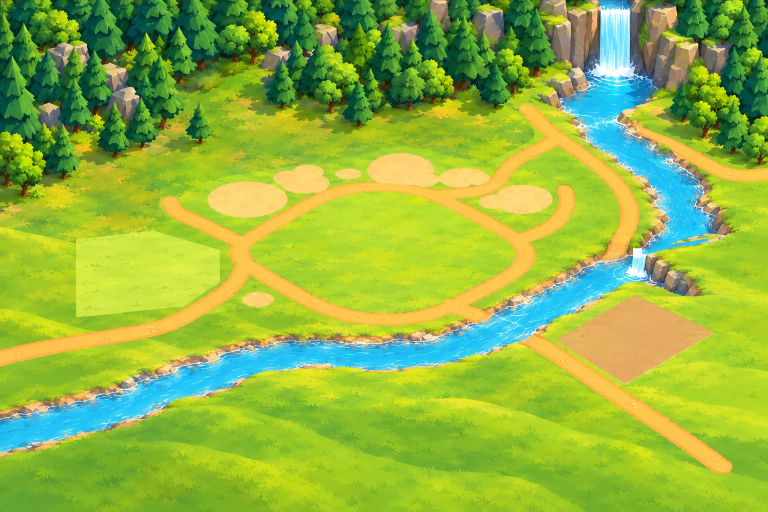
#> input picture art/backdrop/painted-v1.webp, 1536 x 1024 px (shown at 1/2 size)
$ python -i water-map.py   (imports and definitions only)
#> lines starting #> are read from the running program, lines starting #| are printed output that depends on the picture; after the words box and inside, x2 and y2 are one past the last pixel; in counts of white or black regions, pixels touching at a corner belong together
# Makes the maps the backdrop's water shader reads (see backdrop.js), from the painted backdrop:
#
#   water map (RGB, same frame as the painting):
#     R, G  0.5 + 0.5 * m * (cos, sin) of where the pixel is along the flow, at a period of PERIOD pixels of calm
#           river: half the time water takes to get there from the top of the waterfall less half the time it takes
#           from there to where the river leaves the picture. Along the river that is the time from the top (less a
#           constant); in a wide pool it runs from where the water comes in to where it goes out, and a bay off to
#           the side, which the water reaches late and leaves late, barely moves. m is how far the pixel is into the
#           water, from 0 at the bank to 1 EDGE pixels in: the shader eases the water's movement in over that.
#     B     0.5 + 0.5 * across: -1 on one bank, 0 mid-stream, 1 on the other bank.
#   noise (RGB, 256 square, tiles): three smooth noises the shader streaks along the flow.
#
#   python3 water-map.py painted-v1.webp ../../public/backdrop-water.png ../../public/water-noise.png [debug.png]
import sys

import numpy as np
from PIL import Image
from scipy import ndimage
from scipy.sparse import coo_matrix
from scipy.sparse.csgraph import dijkstra

PERIOD = 512  # pixels of calm river per turn of the along-flow phase; the shader's noise repeats a whole number of times in it
# How many pixels in from a bank the water moves fully. Nearer the bank it eases off, so that the edge, coarser in
# this map than in the upscaled painting, does not show in steps.
EDGE = 5

# Where the water is fast and falls straight down, in painting pixels: [x0, y0, x1, y1].
MAIN_FALL = [1195, 0, 1266, 132]
# The small fall, from its top down to its foot, [(x, y) round it]: its top is level on the left and runs steeply
# down its lip on the right, from the middle to the corner of the rocks (`lip` in BACKDROP, src/three/backdrop.js);
# above it the river runs flat to the edge. Its left side runs down and to the left from its top corner. It is
# CURTAIN in fix-v1.py, which draws it.
SIDE_FALL = [(1270.2, 496.3), (1294, 510.9), (1294.4, 513.1), (1287.5, 543.4), (1283.2, 545.7), (1259.4, 540.1),
             (1255.5, 536.7), (1255.5, 531.1), (1258.3, 524.4), (1261.5, 516.5), (1263, 510.9), (1266.9, 499.7)]
FALL_SPEED = 5.0
# A pixel of each body of water to keep: the river, the main fall.
SEEDS = [(600, 720), (1230, 60)]


def water_mask(rgb):
    r, g, b = (rgb[..., i].astype(float) for i in range(3))
    blue = (b > 170) & (b - r > 50) & (b >= g - 12)
    foam = (r > 195) & (g > 215) & (b > 225) & (b >= r)
    water = ndimage.binary_closing(blue | foam, iterations=2)
    water = ndimage.binary_fill_holes(water)
    labels, _ = ndimage.label(water)
    keep = {labels[y, x] for x, y in SEEDS} - {0}
    return np.isin(labels, list(keep))


def polygon(shape, points):
    from PIL import ImageDraw

    m = Image.new('L', (shape[1], shape[0]), 0)
    ImageDraw.Draw(m).polygon(points, fill=255)
    return np.array(m) > 0


def box(shape, x0, y0, x1, y1):
    m = np.zeros(shape, bool)
    m[y0:y1, x0:x1] = True
    return m


def travel_time(water, slowness, sources):
    """Shortest time from `sources` to each water pixel, stepping between neighbours (8 ways)."""
    h, w = water.shape
    idx = -np.ones((h, w), int)
    ys, xs = np.nonzero(water)
    idx[ys, xs] = np.arange(len(ys))
    rows, cols, cost = [], [], []
    for dy, dx in [(0, 1), (1, 0), (1, 1), (1, -1)]:
        y2, x2 = ys + dy, xs + dx
        ok = (y2 < h) & (x2 >= 0) & (x2 < w)
        ok[ok] &= water[y2[ok], x2[ok]]
        a = idx[ys[ok], xs[ok]]
        b = idx[y2[ok], x2[ok]]
        step = np.hypot(dy, dx)
        rows.append(a)
        cols.append(b)
        cost.append(step * 0.5 * (slowness[ys[ok], xs[ok]] + slowness[y2[ok], x2[ok]]))
    n = len(ys)
    graph = coo_matrix((np.concatenate(cost), (np.concatenate(rows), np.concatenate(cols))), shape=(n, n)).tocsr()
    src = idx[sources & water]
    t = dijkstra(graph, directed=False, indices=src, min_only=True)
    out = np.full(water.shape, np.nan)
    out[ys, xs] = t
    return out


def tile_noise(size, freq, seed):
    """Smooth noise that tiles, with features about size / freq across."""
    rng = np.random.default_rng(seed)
    f = np.fft.fft2(rng.standard_normal((size, size)))
    k = np.hypot(*np.meshgrid(np.fft.fftfreq(size) * size, np.fft.fftfreq(size) * size))
    n = np.real(np.fft.ifft2(f * np.exp(-((k / freq) ** 2))))
    n = (n - n.mean()) / n.std()
    return np.clip(0.5 + n * 0.18, 0, 1)


def main(painting, out_water, out_noise, debug=None):
#> called with painting = 'painted-v1.webp', out_water = 'out.png', out_noise = 'out1.png'
    rgb = np.array(Image.open(painting).convert('RGB'))
#> rgb is the input picture: shape (1024, 1536, 3); mean R, G, B 145, 180.4, 64.4
    h, w = rgb.shape[:2]
#> h = 1024; w = 1536
    water = water_mask(rgb)
#> in water_mask, `blue = (b > 170) & (b - r > 50) & (b >= g - 12)`:
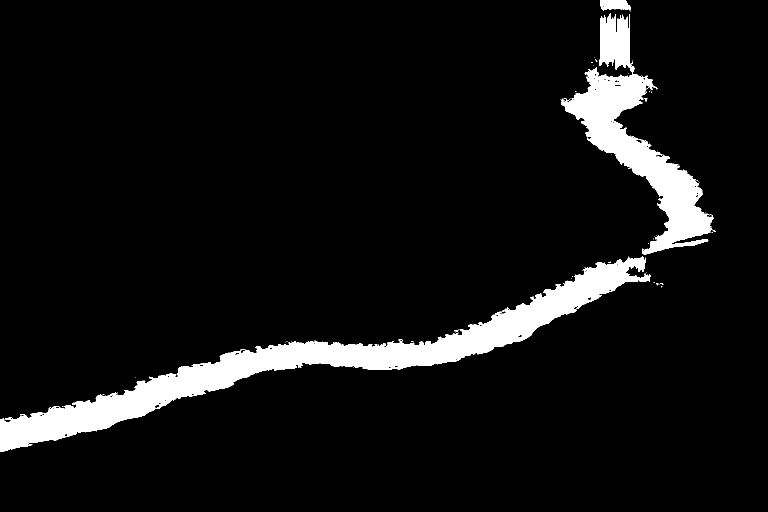
#> blue: shape (1024, 1536) bool (shown at 1/2 size); 7.1% white; 87 white regions (84 under 20 px), largest, box (x1, y1, x2, y2) and area: (0, 512, 1302, 904) 71715, (1122, 27, 1428, 509) 38874, (1200, 0, 1261, 21) 1024
#> in water_mask, `foam = (r > 195) & (g > 215) & (b > 225) & (b >= r)`: foam: shape (1024, 1536) bool; 0.39% white; 480 white regions (447 under 20 px), largest, box (x1, y1, x2, y2) and area: (1183, 111, 1269, 155) 1626, (1200, 12, 1260, 65) 1113, (1251, 528, 1294, 556) 523
#> in water_mask, `water = ndimage.binary_closing(blue | foam, iterations=2)`: water: shape (1024, 1536) bool; 7.6% white; 24 white regions (23 under 20 px), largest, box (x1, y1, x2, y2) and area: (2, 2, 1432, 904) 120130
#> in water_mask, `water = ndimage.binary_fill_holes(water)`: water: shape (1024, 1536) bool; 7.7% white; 24 white regions (23 under 20 px), largest, box (x1, y1, x2, y2) and area: (2, 2, 1432, 904) 120559
#> in water_mask, `labels, _ = ndimage.label(water)`:
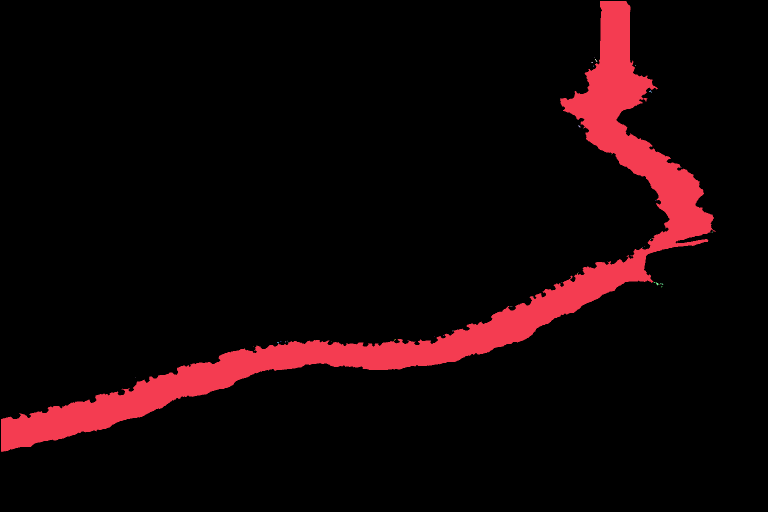
#> labels: shape (1024, 1536) int32 (shown at 1/2 size); 62 distinct labels, from 0 to 61; one colour per label, 0 black
#> in water_mask, `keep = {labels[y, x] for x, y in SEEDS} - {0}`: keep = 1 item
#> in water_mask, `return np.isin(labels, list(keep))`: returned value: shape (1024, 1536) bool; 7.7% white; 1 white region, box (x1, y1, x2, y2) and area: (2, 2, 1432, 904) 120496

    # Distance to the nearest bank, and the river's half width round about.
    dist, near = ndimage.distance_transform_edt(water, return_indices=True)
    half = ndimage.grey_dilation(dist, size=41)
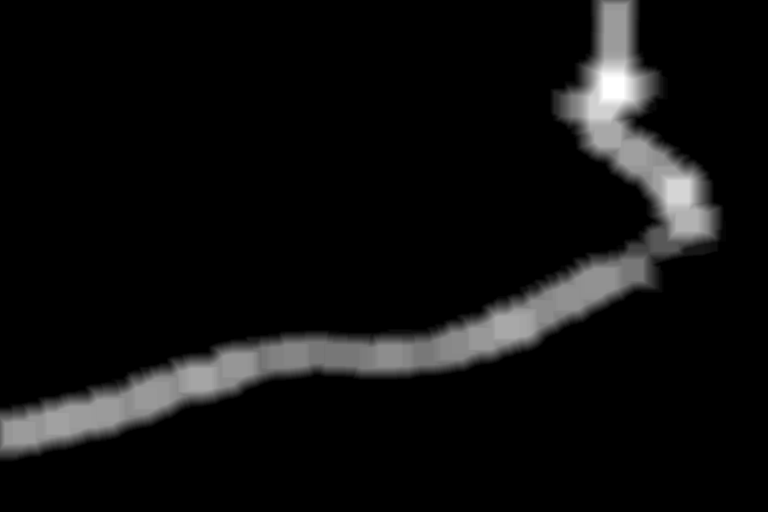
#> half: shape (1024, 1536) float64 (shown at 1/2 size); min 0, max 49.2, mean 3; drawn with min black and max white
    half = np.maximum(ndimage.uniform_filter(half, 31), 2)

    # Faster where the river narrows and down the falls.
    ref = np.median(half[water])
#> ref = 27.5
    speed = np.clip((ref / half) ** 0.6, 0.6, 1.8)
    falls = box(water.shape, *MAIN_FALL) | polygon(water.shape, SIDE_FALL)
#> in polygon, `m = Image.new('L', (shape[1], shape[0]), 0)`: m: PIL image 1536x1024 L; every value is 0
#> in polygon, `ImageDraw.Draw(m).polygon(points, fill=255)`: m: PIL image 1536x1024 L; 0.09% white; 1 white region, box (x1, y1, x2, y2) and area: (1255, 496, 1295, 546) 1349
#> falls: shape (1024, 1536) bool; 0.68% white; 2 white regions, box (x1, y1, x2, y2) and area: (1195, 0, 1266, 132) 9372, (1255, 496, 1295, 546) 1349
    speed[falls & water] = FALL_SPEED
    # Ease from the river's pace to the falls' over a few pixels, or the streaks show the boxes' edges.
    slowness = ndimage.gaussian_filter(1 / speed, 6)
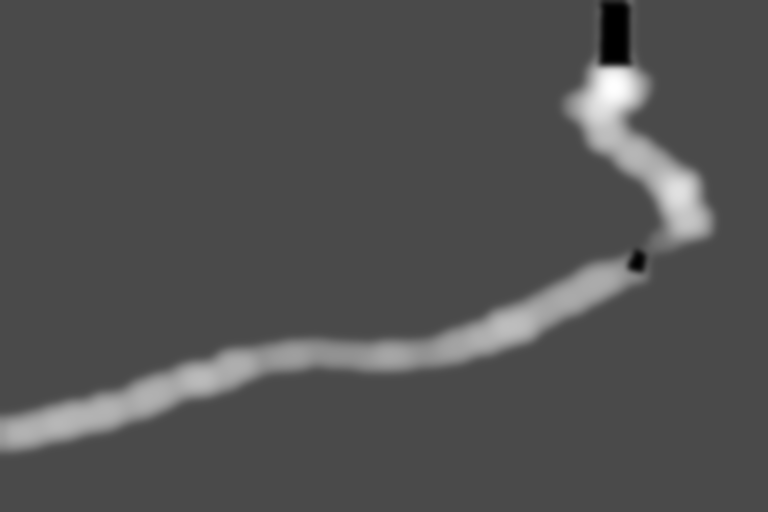
#> slowness: shape (1024, 1536) float64 (shown at 1/2 size); min 0.2, max 1.41, mean 0.592; drawn with min black and max white

    # The river from the top of the main fall to where it leaves the picture (within a few pixels of its left, right
    # or bottom edge). The small fall is where the river itself steps down a ledge.
    top = box(water.shape, MAIN_FALL[0], 0, MAIN_FALL[2], 3)
    exits = np.zeros(water.shape, bool)
    exits[:, :4] = exits[:, -4:] = exits[-4:, :] = True

    def times(sources):
        t = travel_time(water, slowness, sources)
#> after the loop in travel_time, `for dy, dx in [(0, 1), (1, 0), (1, 1), (1, -1)]:`: cols = 4 items
#> in travel_time, `n = len(ys)`: n = 120496
#> in travel_time, `src = idx[sources & water]`: src = 53 values from 0 to 52
        # Any water the walk could not reach takes the time of the nearest water it did.
        lost = water & ~np.isfinite(t)
        _, src = ndimage.distance_transform_edt(lost | ~water, return_indices=True)
        t[lost] = t[src[0][lost], src[1][lost]]
        return t

    s = 0.5 * (times(top) - times(exits))
#> top: shape (1024, 1536) bool; 0.01% white; 1 white region, box (x1, y1, x2, y2) and area: (1195, 0, 1266, 3) 213
#> exits: shape (1024, 1536) bool; 0.91% white; 1 white region, box (x1, y1, x2, y2) and area: (0, 0, 1536, 1024) 14304
    s = np.where(water, s - np.min(s[water]), 0)

    # Smooth the steps of the 8-way walk out of the times, inside the water only.
    wf = water.astype(float)
    s_smooth = ndimage.gaussian_filter(s * wf, 2) / np.maximum(ndimage.gaussian_filter(wf, 2), 1e-6)
    s = np.where(water, s_smooth, 0)

    # Across the flow: which bank is nearer, by the side of the flow it lies on.
    gy, gx = np.gradient(ndimage.gaussian_filter(s, 3))
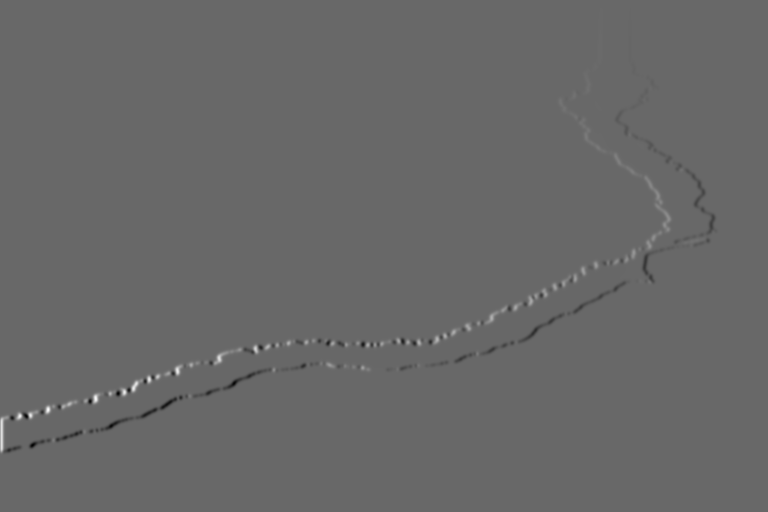
#> gx: shape (1024, 1536) float64 (shown at 1/2 size); min -134.3, max 193.2, mean 0; drawn with min black and max white
    # Down the falls the flow is straight down the picture (at the top of the main one the times barely change).
    gx[falls], gy[falls] = 0, 1
    by, bx = near[0] - np.arange(h)[:, None], near[1] - np.arange(w)[None, :]
    side_sign = np.sign(gx * by - gy * bx)
    # Where the flow heads into a bank rather than along it the side flickers from pixel to pixel: smoothed, it
    # fades there instead, and across with it.
    side = ndimage.gaussian_filter(side_sign * wf, 4) / np.maximum(ndimage.gaussian_filter(wf, 4), 1e-6)
    across = np.clip(side * 1.5, -1, 1) * np.clip(1 - dist / half, 0, 1)

    m = np.clip(ndimage.gaussian_filter(np.clip(dist / EDGE, 0, 1), 0.7), 0, 1) * water
#> m: shape (1024, 1536) float64
    theta = 2 * np.pi * s / PERIOD
    out = np.stack([0.5 + 0.5 * m * np.cos(theta), 0.5 + 0.5 * m * np.sin(theta), np.where(water, 0.5 + 0.5 * across, 0.5)], -1)
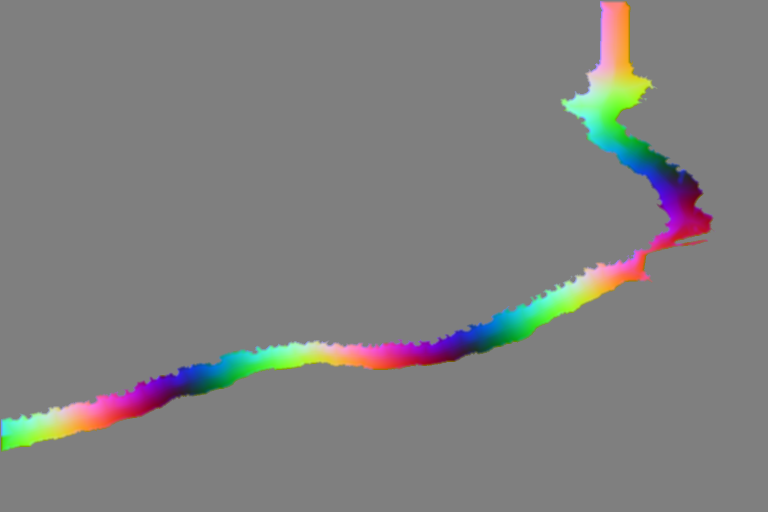
#> out: shape (1024, 1536, 3) float64 (shown at 1/2 size); mean of channels 0, 1, 2 0.503, 0.503, 0.5; drawn as R, G, B
    Image.fromarray(np.round(out * 255).astype(np.uint8)).save(out_water)

    noise = np.stack([tile_noise(256, 9, 1), tile_noise(256, 30, 2), tile_noise(256, 14, 3)], -1)
    Image.fromarray(np.round(noise * 255).astype(np.uint8)).save(out_noise)
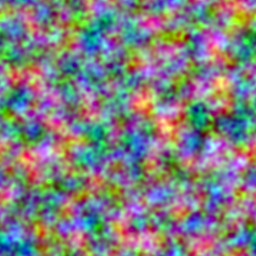
#> saved as out1.png: PIL image 256x256 RGB; mean R, G, B 127.5, 127.5, 127.5

    if debug:
        # The phase as bands of colour over the painting, the banks from across.
        band = (s / 40) % 1
        vis = rgb.astype(float) * 0.45
        hue = np.stack([band, 1 - band, 0.5 + 0.5 * across], -1) * 255
        vis[water] = hue[water]
        Image.fromarray(vis.astype(np.uint8)).save(debug)
    print('water pixels', int(water.sum()), 'longest time', round(float(s.max())), 'half width median', round(float(ref), 1))
#| water pixels 120496 longest time 1710 half width median 27.5


# [2 lines not run here, left out]

>>> result = main('painted-v1.webp', 'out.png', 'out1.png')
